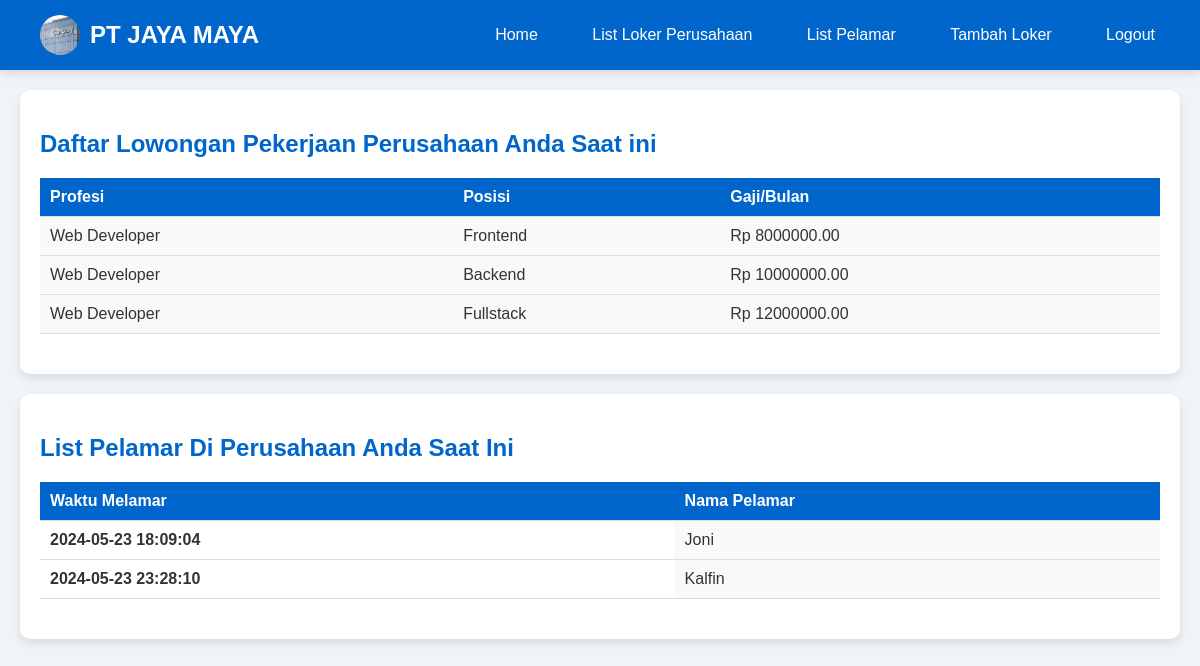
Page /index.php (signed in) on the committed database.
### tables this page shows
CREATE TABLE `loker` (
  `id` INT(11) NOT NULL,
  `id_perusahaan` INT(11) NOT NULL,
  `profesi` VARCHAR(100) DEFAULT NULL,
  `posisi` VARCHAR(100) DEFAULT NULL,
  `gaji` DECIMAL(10,2) DEFAULT NULL,
  `syaratpendidikan` VARCHAR(100) DEFAULT NULL,
  `lokasi` VARCHAR(100) DEFAULT NULL,
  `usiamin` INT(11) DEFAULT NULL,
  `usiamax` INT(11) DEFAULT NULL,
  `prioritasgender` VARCHAR(10) DEFAULT NULL
);

### php/logic/MysqliQuery.php (called while the page is built, shortened)
<?php
require_once('Database.php');
class MysqliQuery extends Database {
    public function get_loker_for_index_perusahaan($id) {
        $loker = array();
        $sql = "SELECT loker.profesi,
                       loker.posisi,
                       loker.gaji
                FROM loker
                WHERE loker.id_perusahaan=$id
                LIMIT 3";
        $result = mysqli_query($this->get_connection(), $sql);
        if ($result) {
            while ($row = mysqli_fetch_assoc($result)) {
                $loker[] = $row;
            }
        } else {
            return "error : mysqli error";
        }
        return $loker;
    }
    public function get_pelamar_waktu_and_nama_pelamar_by_id_perusahaan($id) {
        $loker = array();
        $sql = "SELECT *
                FROM (
                    SELECT history.waktu_melamar, history.id_perusahaan, akun_pencari_kerja.nama
                    FROM history
                    INNER JOIN akun_pencari_kerja ON history.id_pencari_kerja = akun_pencari_kerja.id
                ) AS subquery
                WHERE id_perusahaan = $id";
        $result = mysqli_query($this->get_connection(), $sql);
        if ($result) {
            while ($row = mysqli_fetch_assoc($result)) {
                $loker[] = $row;
            }
        } else {
            return "error : mysqli error";
        }
        return $loker;
    }
}
?>

### php/logic/Database.php (called while the page is built, shortened)
<?php
    class Database {
        private $host = 'localhost';
        private $username = 'root';
        private $password = '';
        private $database = 'dbwebinfoloker';
        private $conn;
        public function __construct() {
            $this->conn = mysqli_connect($this->host, $this->username, $this->password, $this->database);
        }
        public function get_connection() {
            return $this->conn;
        }
    }
?>

### php/template/index_perusahaan.php (the view, shortened to what this page needs)
<?php
    require_once('./php/logic/MysqliQuery.php');
    $mysqliQuery = new MysqliQuery();
    $loker = $mysqliQuery->get_loker_for_index_perusahaan($_SESSION['id']);
    $list_pelamar = $mysqliQuery->get_pelamar_waktu_and_nama_pelamar_by_id_perusahaan($_SESSION['id']);
?>
<!DOCTYPE html>
<html lang="en">
<head>
    <link rel="stylesheet" href="css/index.css">
</head>
<body>
    <?php require_once('./php/template/navbar.php'); ?>
    <div class="daftarLokerDivHome">
        <h2>Daftar Lowongan Pekerjaan Perusahaan Anda Saat ini</h2>
        <table>
            <thead>
                <tr>
                    <th>Profesi</th>
                    <th>Posisi</th>
                    <th>Gaji/Bulan</th>
                </tr>
            </thead>
            <tbody>
                <?php foreach ($loker as $row) : ?>
                    <tr>
                        <td><?php echo $row['profesi']; ?></td>
                        <td><?php echo $row['posisi']; ?></td>
                        <td><?php echo "Rp " . $row['gaji']; ?></td>
                    </tr>
                <?php endforeach; ?>
            </tbody>
        </table>
    </div>
    <div class="historyDiv">
        <h2>List Pelamar Di Perusahaan Anda Saat Ini</h2>
        <table class="tabelHistory">
            <thead>
                <tr>
                    <th>Waktu Melamar</th>
                    <th>Nama Pelamar</th>
                </tr>
            </thead>
            <tbody>
                <?php foreach ($list_pelamar as $row) : ?>
                    <tr>
                        <th><?php echo $row['waktu_melamar'];   ?></th>
                        <td><?php echo $row['nama'];            ?></td>
                    </tr>
                <?php endforeach; ?>
            </tbody>
        </table>
    </div>
</body>
</html>

### css/index.css (style rules this page uses)
body { font-family: Arial, sans-serif; background-color: #f0f4f8; color: #333; margin: 0; padding: 0; }
#welcoming, .daftarLokerDivHome, .tipsMencariPekerjaanHome, .allDaftarLokerDiv, .formTambahLoker, .allTipsDiv, .historyDiv { background-color: #ffffff; border-radius: 10px; padding: 20px; box-shadow: 0 4px 8px rgba(0, 0, 0, 0.1); margin-bottom: 20px; }
h2 { color: #0066cc; }
table { width: 100%; border-collapse: collapse; margin-bottom: 20px; }
thead { background-color: #0066cc; color: #ffffff; }
th, td { padding: 10px; text-align: left; border-bottom: 1px solid #dddddd; }
th { font-weight: bold; }
td { background-color: #f9f9f9; }

### rows in the picture
loker: profesi "Web Developer", posisi "Frontend", gaji "8000000.00"
loker: profesi "Web Developer", posisi "Backend", gaji "10000000.00"
loker: profesi "Web Developer", posisi "Fullstack", gaji "12000000.00"

### other values in the picture
$_SESSION['nama'] "PT JAYA MAYA"
$row['waktu_melamar'] "2024-05-23 18:09:04"
$row['nama'] "Joni"
$row['waktu_melamar'] "2024-05-23 23:28:10"
$row['nama'] "Kalfin"
